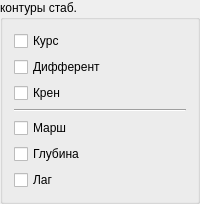
         <widget class="QGroupBox" name="groupBox_12">
          <property name="title">
           <string>контуры стаб.</string>
          </property>
          <layout class="QVBoxLayout" name="verticalLayout_2">
           <item>
            <widget class="QCheckBox" name="checkBox_stabilizeYaw">
             <property name="maximumSize">
              <size>
               <width>120</width>
               <height>16777215</height>
              </size>
             </property>
             <property name="text">
              <string>Курс</string>
             </property>
            </widget>
           </item>
           <item>
            <widget class="QCheckBox" name="checkBox_stabilizePitch">
             <property name="maximumSize">
              <size>
               <width>120</width>
               <height>16777215</height>
              </size>
             </property>
             <property name="text">
              <string>Дифферент</string>
             </property>
            </widget>
           </item>
           <item>
            <widget class="QCheckBox" name="checkBox_stabilizeRoll">
             <property name="maximumSize">
              <size>
               <width>120</width>
               <height>16777215</height>
              </size>
             </property>
             <property name="text">
              <string>Крен</string>
             </property>
            </widget>
           </item>
           <item>
            <widget class="Line" name="line_5">
             <property name="orientation">
              <enum>Qt::Horizontal</enum>
             </property>
            </widget>
           </item>
           <item>
            <widget class="QCheckBox" name="checkBox_stabilizeMarch">
             <property name="maximumSize">
              <size>
               <width>120</width>
               <height>16777215</height>
              </size>
             </property>
             <property name="text">
              <string>Марш</string>
             </property>
            </widget>
           </item>
           <item>
            <widget class="QCheckBox" name="checkBox_stabilizeDepth">
             <property name="maximumSize">
              <size>
               <width>120</width>
               <height>16777215</height>
              </size>
             </property>
             <property name="text">
              <string>Глубина</string>
             </property>
            </widget>
           </item>
           <item>
            <widget class="QCheckBox" name="checkBox_stabilizeLag">
             <property name="maximumSize">
              <size>
               <width>120</width>
               <height>16777215</height>
              </size>
             </property>
             <property name="text">
              <string>Лаг</string>
             </property>
            </widget>
           </item>
          </layout>
         </widget>
